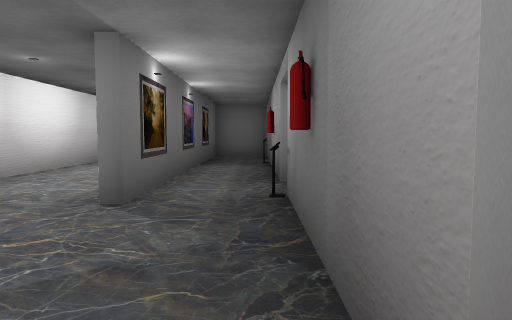
View 1 (above)

24 first-person views from a walk through a 3-D level made in the Unity game engine. The camera is 1.3 m above the floor, tilts 4° down and sees 70° across. Doors are open. The floor is counted in squares, 1.8 m on a side. Each view is taken from the middle of a square. On the plan, view 1 faces up. The plan holds only what a view shows up to about 11 squares ahead; the rest is blank. The player character is not drawn. Some animated figures are not drawn. Some surface patterns are stand-ins.

View 2
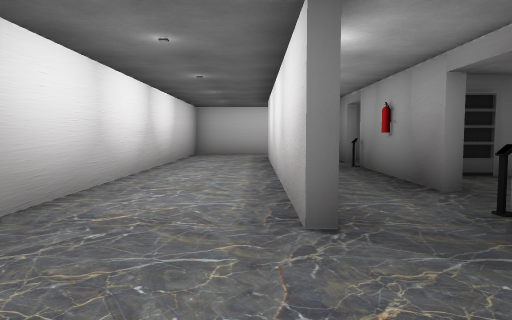

View 3
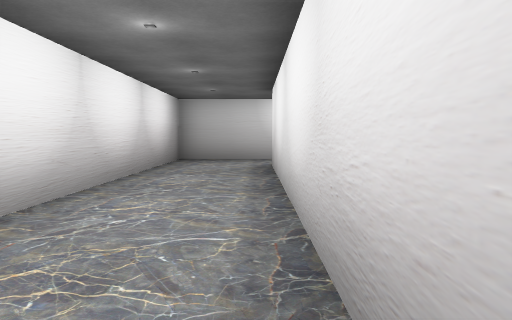

View 4
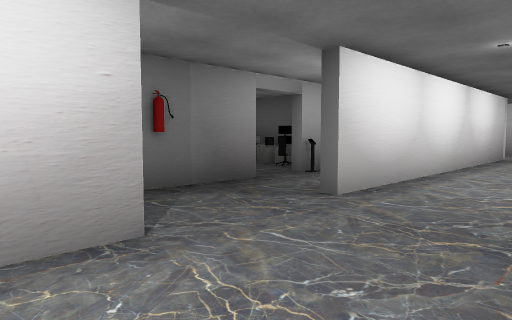

View 5
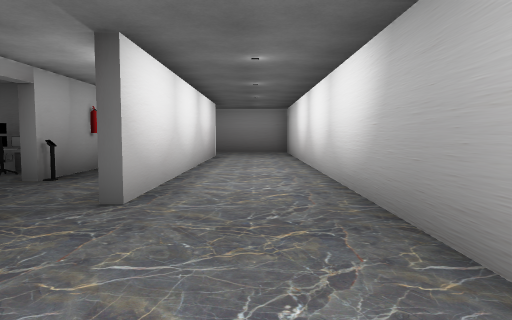

View 6
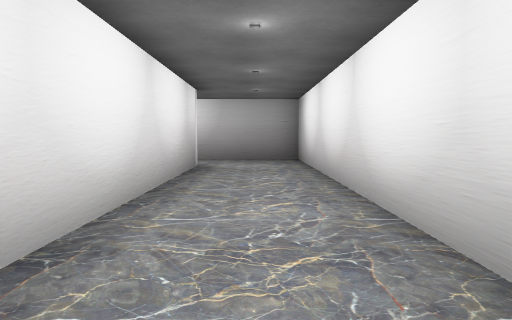

View 7
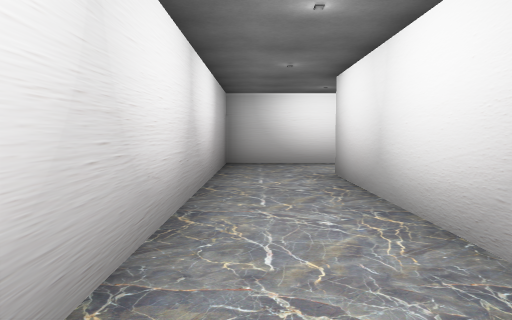

View 8
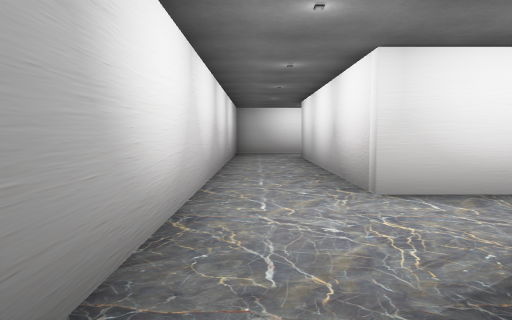

View 9
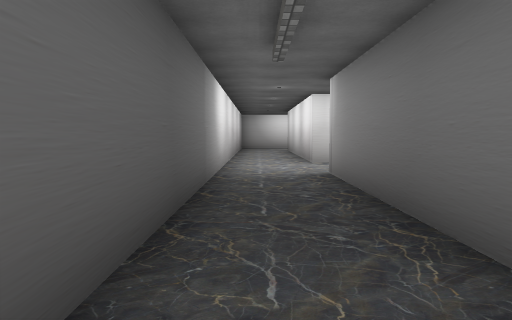

View 10
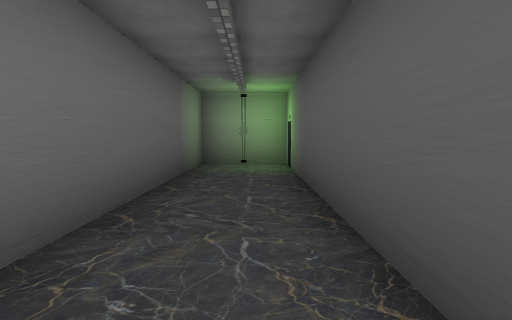

View 11
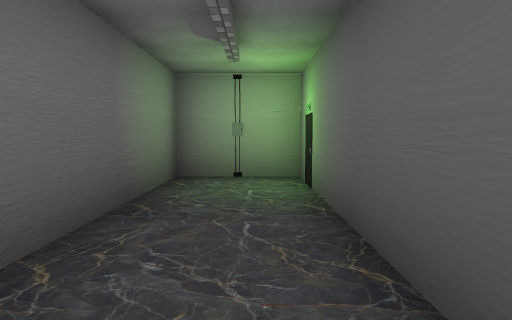

View 12
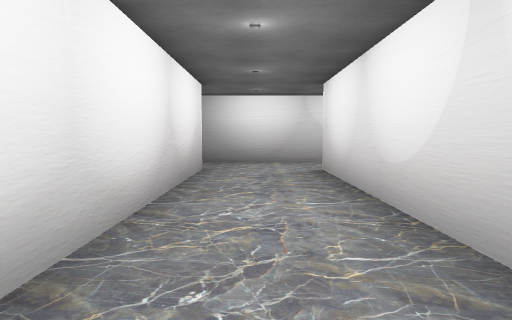

View 13
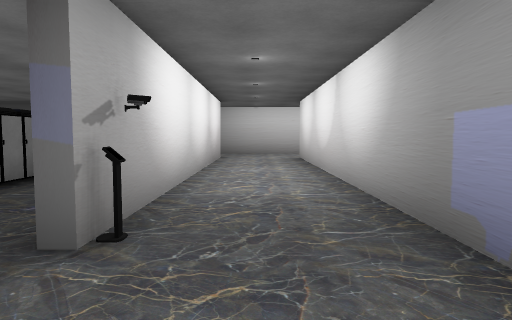

View 14
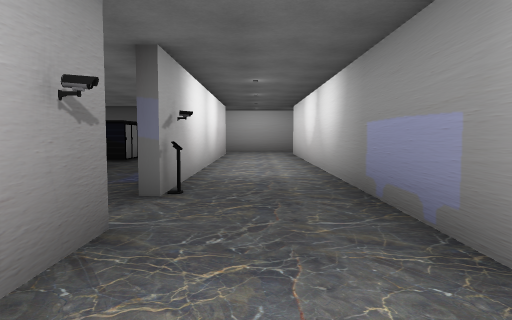

View 15
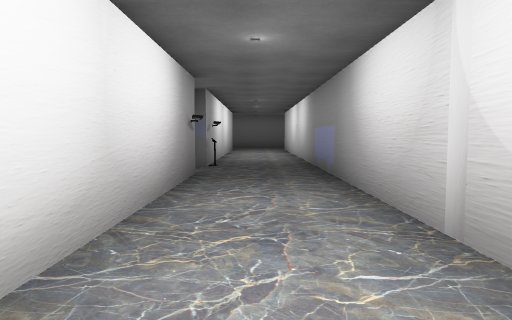

View 16
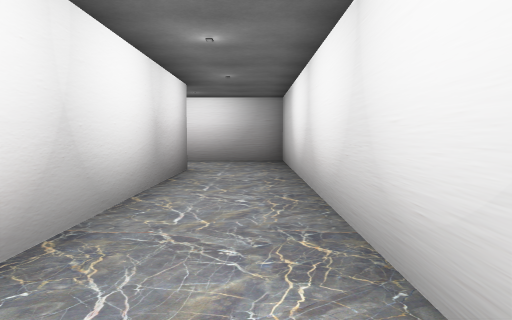

View 17
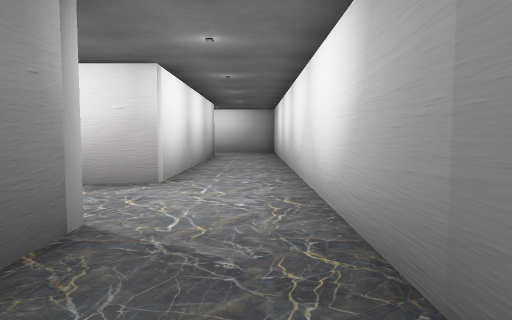

View 18
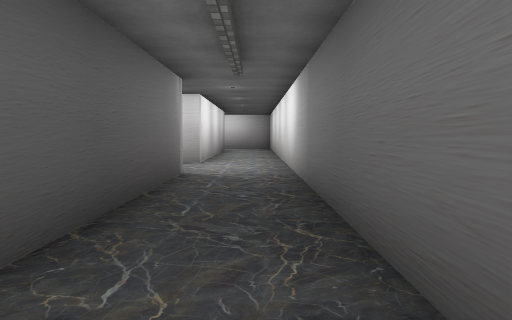

View 19
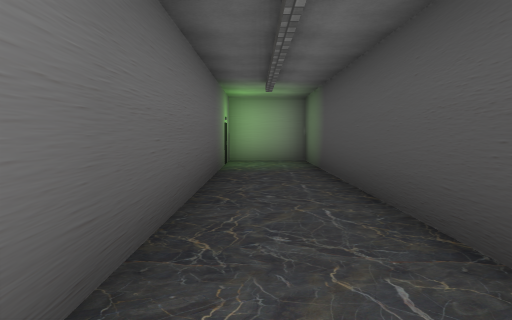

View 20
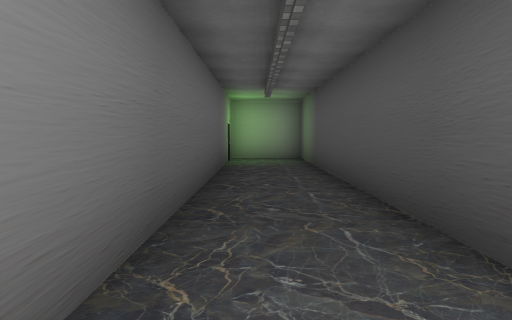

View 21
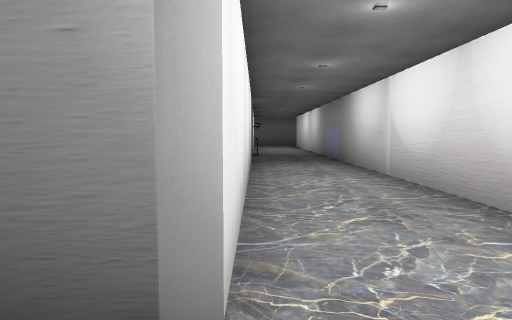

View 22
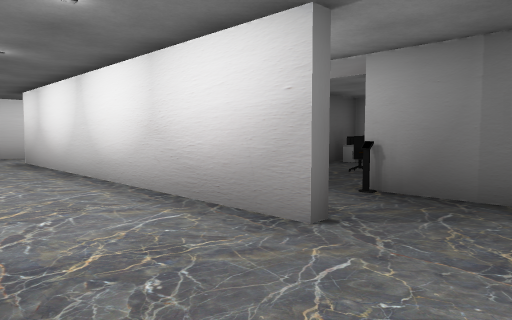

View 23
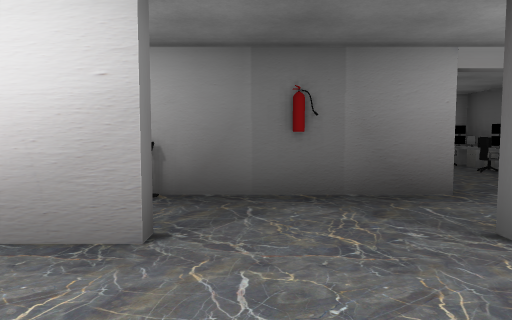

View 24
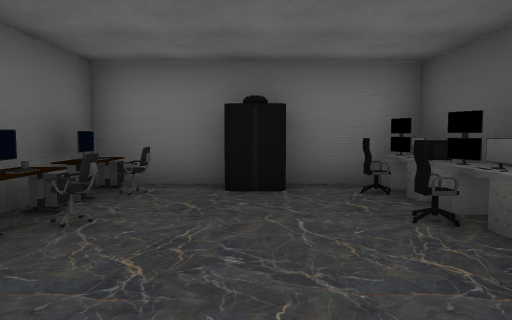

### Floor plan
Points are (right, up) in squares from view 1. A wall is a line through its corners. A room is listed if a view was taken in it or the views show most of it. See-through windows are left out.
Room 1 (views 1, 24)
walls: (0.1, -0.6) (0.6, -0.6)
ways out: opening at (1, 0) to room 3; gap at (0, -1) to room 3; opening at (0, 1)
Room 2 (views 2, 3, 4, 5, 6, 7, 8, 9, 10, 11, 22, 23)
walls: (-1.6, 3.6) (-1.6, 12.6); (5.6, -7.6) (-1.6, -7.6) (-1.6, 1.2); (-1.5, 14.8) (-4.2, 14.8) (-4.2, -9.7) (20.2, -9.7) (20.2, -7.6) (8.1, -7.6)
ways out: opening at (7, -7) to room 3; opening at (-1, 14) to room 4; opening at (-1, 2.5)
Room 3 (views 12, 13)
walls: (5.4, -1.2) (5.4, 1.2); (5.6, 2.9) (5.6, -7.6); (0.4, -1.8) (0.4, -0.6); (8.1, 3.2) (8.1, 5.4); (5.4, 7.4) (4.4, 7.4); (8.1, -7.6) (8.1, 1.8)
ways out: opening at (1, 0) to room 1; gap at (0, -1) to room 1; opening at (7, -7) to room 2; opening at (7, 6) to room 4; opening at (1, 5) to room 5; open door at (8, 2.5)
objects: other object (1, -2) to (2, -2); other object (2, 5); other object (3, -2); other object (3, 2); other object (4, -2) to (5, -2); other object (4, 2) to (5, 2); other object (4, 6) to (5, 7); server (5, 0)
Room 4 (views 14, 15, 16, 17, 18, 19, 20, 21)
walls: (8.1, 5.4) (8.1, 12.6) (20.2, 12.6) (20.2, 14.8) (-1.5, 14.8); (-1.6, 12.6) (5.6, 12.6) (5.6, 5.2)
ways out: opening at (-1, 14) to room 2; opening at (7, 6) to room 3
Room 5 (no view inside)
walls: (0.4, 5.6) (0.4, 9.4); (-1.4, 8.9) (-1.4, 3.8)
ways out: opening at (1, 5) to room 3; gap at (0, 9) to room 6; gap at (0, 4)
Room 6 (no view inside)
walls: (0.4, 10.6) (0.4, 11.5); (-1.4, 11.1) (-1.4, 8.9)
ways out: gap at (0, 9) to room 5; opening at (1, 10)

Where each view was taken, in squares from view 1:
view 1: 0 up, 0 right, facing up
view 2: 1 up, 2 left, facing up
view 3: 4 up, 2 left, facing up
view 4: 5 up, 4 left, facing down-right
view 5: 5 up, 3 left, facing down
view 6: 1 up, 3 left, facing down
view 7: 9 down, 5 right, facing left
view 8: 9 down, 10 right, facing left
view 9: 9 down, 15 right, facing left
view 10: 9 down, 11 right, facing right
view 11: 9 down, 14 right, facing right
view 12: 0 up, 7 right, facing down
view 13: 4 up, 7 right, facing down
view 14: 6 up, 7 right, facing down
view 15: 10 up, 7 right, facing down
view 16: 14 up, 6 right, facing left
view 17: 14 up, 11 right, facing left
view 18: 14 up, 15 right, facing left
view 19: 14 up, 10 right, facing right
view 20: 14 up, 9 right, facing right
view 21: 14 up, 8 right, facing down
view 22: 2 up, 4 left, facing up-right
view 23: 3 up, 4 left, facing right
view 24: 0 up, 0 right, facing right
